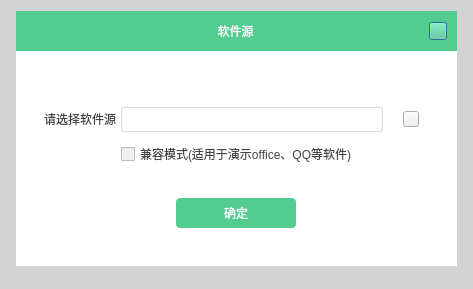
<?xml version="1.0" encoding="UTF-8"?>
<ui version="4.0">
 <class>softwareSourceDlg</class>
 <widget class="QDialog" name="softwareSourceDlg">
  <property name="geometry">
   <rect>
    <x>0</x>
    <y>0</y>
    <width>473</width>
    <height>289</height>
   </rect>
  </property>
  <property name="windowTitle">
   <string>Dialog</string>
  </property>
  <property name="styleSheet">
   <string notr="true">#softwareSourceDlg
{
background-color: rgb(211, 211, 211);
}</string>
  </property>
  <layout class="QGridLayout" name="gridLayout_7">
   <property name="leftMargin">
    <number>1</number>
   </property>
   <property name="topMargin">
    <number>1</number>
   </property>
   <property name="rightMargin">
    <number>1</number>
   </property>
   <property name="bottomMargin">
    <number>1</number>
   </property>
   <property name="spacing">
    <number>0</number>
   </property>
   <item row="1" column="0">
    <widget class="QLabel" name="label_4">
     <property name="minimumSize">
      <size>
       <width>15</width>
       <height>0</height>
      </size>
     </property>
     <property name="maximumSize">
      <size>
       <width>15</width>
       <height>16777215</height>
      </size>
     </property>
     <property name="styleSheet">
      <string notr="true">border-image: url(:/widget/img/widget/back.png) 6 352 18 0;
</string>
     </property>
     <property name="text">
      <string/>
     </property>
    </widget>
   </item>
   <item row="1" column="1">
    <widget class="CWidget" name="backWdg" native="true">
     <property name="styleSheet">
      <string notr="true">#backWdg
{
	background-color: rgb(255, 255, 255);
}</string>
     </property>
     <layout class="QGridLayout" name="gridLayout">
      <property name="leftMargin">
       <number>0</number>
      </property>
      <property name="topMargin">
       <number>0</number>
      </property>
      <property name="rightMargin">
       <number>0</number>
      </property>
      <property name="bottomMargin">
       <number>15</number>
      </property>
      <property name="spacing">
       <number>0</number>
      </property>
      <item row="0" column="0">
       <widget class="QWidget" name="widget_9" native="true">
        <property name="minimumSize">
         <size>
          <width>0</width>
          <height>40</height>
         </size>
        </property>
        <property name="maximumSize">
         <size>
          <width>16777215</width>
          <height>40</height>
         </size>
        </property>
        <property name="styleSheet">
         <string notr="true">background-color: rgb(82, 204, 144);
</string>
        </property>
        <layout class="QHBoxLayout" name="horizontalLayout_6">
         <property name="spacing">
          <number>0</number>
         </property>
         <property name="leftMargin">
          <number>10</number>
         </property>
         <property name="topMargin">
          <number>0</number>
         </property>
         <property name="rightMargin">
          <number>10</number>
         </property>
         <property name="bottomMargin">
          <number>0</number>
         </property>
         <item>
          <widget class="QLabel" name="dddd">
           <property name="minimumSize">
            <size>
             <width>16</width>
             <height>0</height>
            </size>
           </property>
           <property name="maximumSize">
            <size>
             <width>16</width>
             <height>16777215</height>
            </size>
           </property>
           <property name="text">
            <string/>
           </property>
          </widget>
         </item>
         <item>
          <widget class="QLabel" name="label">
           <property name="styleSheet">
            <string notr="true">color: rgb(255, 255, 255);
font: 16px &quot;微软雅黑&quot;;</string>
           </property>
           <property name="text">
            <string>软件源</string>
           </property>
           <property name="alignment">
            <set>Qt::AlignCenter</set>
           </property>
          </widget>
         </item>
         <item>
          <widget class="QPushButton" name="btnClose">
           <property name="minimumSize">
            <size>
             <width>18</width>
             <height>18</height>
            </size>
           </property>
           <property name="maximumSize">
            <size>
             <width>18</width>
             <height>18</height>
            </size>
           </property>
           <property name="styleSheet">
            <string notr="true">QPushButton{	
	border-image: url(:/Login/img/Login/close_green_Normal.png);
}

QPushButton:hover{		
	border-image: url(:/Login/img/Login/close_green_Click.png);
}

QPushButton:pressed{
	border-image: url(:/Login/img/Login/close_green_Normal.png);
}

QPussButton:disable{
	border-image: url(:/Login/img/Login/close_green_Normal.png);
}</string>
           </property>
           <property name="text">
            <string/>
           </property>
          </widget>
         </item>
        </layout>
       </widget>
      </item>
      <item row="1" column="0">
       <widget class="QWidget" name="widget" native="true">
        <property name="minimumSize">
         <size>
          <width>0</width>
          <height>36</height>
         </size>
        </property>
        <property name="maximumSize">
         <size>
          <width>16777215</width>
          <height>36</height>
         </size>
        </property>
        <property name="styleSheet">
         <string notr="true"/>
        </property>
        <layout class="QGridLayout" name="gridLayout_3">
         <property name="leftMargin">
          <number>0</number>
         </property>
         <property name="topMargin">
          <number>0</number>
         </property>
         <property name="rightMargin">
          <number>0</number>
         </property>
         <property name="bottomMargin">
          <number>0</number>
         </property>
         <property name="spacing">
          <number>0</number>
         </property>
        </layout>
       </widget>
      </item>
      <item row="2" column="0">
       <widget class="QWidget" name="widget_6" native="true">
        <property name="styleSheet">
         <string notr="true"/>
        </property>
        <layout class="QGridLayout" name="gridLayout_2">
         <property name="leftMargin">
          <number>18</number>
         </property>
         <property name="topMargin">
          <number>0</number>
         </property>
         <property name="rightMargin">
          <number>18</number>
         </property>
         <property name="bottomMargin">
          <number>0</number>
         </property>
         <property name="spacing">
          <number>0</number>
         </property>
         <item row="0" column="0">
          <widget class="QWidget" name="widget_7" native="true">
           <property name="styleSheet">
            <string notr="true"/>
           </property>
           <layout class="QGridLayout" name="gridLayout_4">
            <property name="leftMargin">
             <number>10</number>
            </property>
            <property name="topMargin">
             <number>20</number>
            </property>
            <property name="rightMargin">
             <number>20</number>
            </property>
            <property name="horizontalSpacing">
             <number>5</number>
            </property>
            <property name="verticalSpacing">
             <number>10</number>
            </property>
            <item row="2" column="1">
             <widget class="QCheckBox" name="ckb_compatible">
              <property name="enabled">
               <bool>false</bool>
              </property>
              <property name="styleSheet">
               <string notr="true">#ckb_compatible{
font: 12px &quot;微软雅黑&quot;;
color: rgb(68, 68, 68);
}</string>
              </property>
              <property name="text">
               <string>兼容模式(适用于演示office、QQ等软件)</string>
              </property>
             </widget>
            </item>
            <item row="1" column="1">
             <widget class="QWidget" name="widget_8" native="true">
              <property name="minimumSize">
               <size>
                <width>0</width>
                <height>25</height>
               </size>
              </property>
              <property name="maximumSize">
               <size>
                <width>16777215</width>
                <height>25</height>
               </size>
              </property>
              <property name="styleSheet">
               <string notr="true"/>
              </property>
              <layout class="QGridLayout" name="gridLayout_6">
               <property name="leftMargin">
                <number>0</number>
               </property>
               <property name="topMargin">
                <number>0</number>
               </property>
               <property name="rightMargin">
                <number>0</number>
               </property>
               <property name="bottomMargin">
                <number>0</number>
               </property>
               <property name="horizontalSpacing">
                <number>20</number>
               </property>
               <property name="verticalSpacing">
                <number>0</number>
               </property>
               <item row="0" column="0">
                <widget class="QComboBox" name="mCmbWindowList">
                 <property name="sizePolicy">
                  <sizepolicy hsizetype="Expanding" vsizetype="Fixed">
                   <horstretch>0</horstretch>
                   <verstretch>0</verstretch>
                  </sizepolicy>
                 </property>
                 <property name="minimumSize">
                  <size>
                   <width>0</width>
                   <height>25</height>
                  </size>
                 </property>
                 <property name="maximumSize">
                  <size>
                   <width>16777215</width>
                   <height>25</height>
                  </size>
                 </property>
                 <property name="styleSheet">
                  <string notr="true">
QComboBox {
font: 14px &quot;微软雅黑&quot;;
    border: 1px solid rgb(221, 221, 221);
    border-radius: 3px;
    padding: 1px 1px 1px 5px;
    background-color: rgb(255, 255, 255);
	color: rgb(68, 68, 68);
}

QComboBox::down-arrow {
	image: url(:/ctrl/img/ctrl/media_setting_down.png);

}
QComboBox::drop-down{
    border:0px;
}

QComboBox::up-arrow {
	image: url(:/ctrl/img/ctrl/media_setting_up.png);
}

QComboBox QAbstractItemView{
    outline: 0px;
    border-radius:4px;
	color: rgb(68, 68, 68);
	selection-background-color: rgb(82, 204, 144);
	selection-radius:4px;
	background-color: rgb(255, 255, 255);
	border-left:15px;
 border: 1px solid rgb(221, 221, 221);
}

/*滚动条样式 开始*/
QScrollBar:vertical
{
border-radius:4px;
width:6px;
background:rgba(255,255,255, 255);
margin:0px,0px,0px,0px;

}

QScrollBar::handle:vertical
{
background:rgba(210,210,210, 255);
border-radius:3px;
min-height:20;
border: 1px solid #D2D2D2;
}

QComboBox:!enabled {
    background-color: rgb(232, 232, 232);
    border: 1px solid rgb(210, 210, 210);
	color: rgb(153, 153, 153);
}
</string>
                 </property>
                </widget>
               </item>
               <item row="0" column="1">
                <widget class="QPushButton" name="btnFlush">
                 <property name="minimumSize">
                  <size>
                   <width>16</width>
                   <height>16</height>
                  </size>
                 </property>
                 <property name="maximumSize">
                  <size>
                   <width>16</width>
                   <height>16</height>
                  </size>
                 </property>
                 <property name="styleSheet">
                  <string notr="true">QPushButton{
border-image: url(:/button/img/button/Refresh_Normal.png);
}

QPushButton:hover{
border-image: url(:/button/img/button/Refresh_Click.png);
}

QPushButton:pressed{
border-image: url(:/button/img/button/Refresh_Normal.png);
}
</string>
                 </property>
                 <property name="text">
                  <string/>
                 </property>
                </widget>
               </item>
              </layout>
             </widget>
            </item>
            <item row="1" column="0">
             <widget class="QLabel" name="softwareList_Label">
              <property name="sizePolicy">
               <sizepolicy hsizetype="Fixed" vsizetype="Preferred">
                <horstretch>0</horstretch>
                <verstretch>0</verstretch>
               </sizepolicy>
              </property>
              <property name="minimumSize">
               <size>
                <width>0</width>
                <height>16</height>
               </size>
              </property>
              <property name="maximumSize">
               <size>
                <width>16777215</width>
                <height>16</height>
               </size>
              </property>
              <property name="styleSheet">
               <string notr="true">#softwareList_Label{
font: 14px &quot;微软雅黑&quot;;
color: rgb(68, 68, 68);
}</string>
              </property>
              <property name="text">
               <string>请选择软件源</string>
              </property>
             </widget>
            </item>
           </layout>
          </widget>
         </item>
        </layout>
       </widget>
      </item>
      <item row="3" column="0">
       <widget class="QWidget" name="widget_4" native="true">
        <layout class="QGridLayout" name="gridLayout_5">
         <property name="leftMargin">
          <number>9</number>
         </property>
         <item row="0" column="0">
          <widget class="QPushButton" name="saveBtn">
           <property name="minimumSize">
            <size>
             <width>120</width>
             <height>30</height>
            </size>
           </property>
           <property name="maximumSize">
            <size>
             <width>120</width>
             <height>30</height>
            </size>
           </property>
           <property name="styleSheet">
            <string notr="true">QPushButton{	
	color: rgb(255, 255, 255);
	border:0px;
	border-radius:4px;
	background-color: rgb(82, 204, 144);
}

QPushButton:hover{
	color: rgb(255, 255, 255);
	border:0px;
	border-radius:4px;
	background-color: rgb(52, 184, 119);
}

QPushButton:disable{
	color: rgb(255, 255, 255);
	border:0px;
	border-radius:4px;	
	background-color: rgb(99, 224, 162);
}

</string>
           </property>
           <property name="text">
            <string>确定</string>
           </property>
          </widget>
         </item>
        </layout>
       </widget>
      </item>
     </layout>
    </widget>
   </item>
   <item row="1" column="2">
    <widget class="QLabel" name="label_6">
     <property name="minimumSize">
      <size>
       <width>15</width>
       <height>0</height>
      </size>
     </property>
     <property name="maximumSize">
      <size>
       <width>15</width>
       <height>16777215</height>
      </size>
     </property>
     <property name="styleSheet">
      <string notr="true">border-image: url(:/widget/img/widget/back.png) 10 0 18 352;</string>
     </property>
     <property name="text">
      <string/>
     </property>
    </widget>
   </item>
   <item row="0" column="0" colspan="3">
    <widget class="QLabel" name="label_5">
     <property name="minimumSize">
      <size>
       <width>0</width>
       <height>10</height>
      </size>
     </property>
     <property name="maximumSize">
      <size>
       <width>16777215</width>
       <height>10</height>
      </size>
     </property>
     <property name="styleSheet">
      <string notr="true">border-image: url(:/widget/img/widget/back.png) 0 0 194 0;</string>
     </property>
     <property name="text">
      <string/>
     </property>
    </widget>
   </item>
   <item row="2" column="0" colspan="3">
    <widget class="QLabel" name="label_7">
     <property name="minimumSize">
      <size>
       <width>0</width>
       <height>22</height>
      </size>
     </property>
     <property name="maximumSize">
      <size>
       <width>16777215</width>
       <height>22</height>
      </size>
     </property>
     <property name="styleSheet">
      <string notr="true">border-image: url(:/widget/img/widget/back.png) 182 0 0 0;</string>
     </property>
     <property name="text">
      <string/>
     </property>
    </widget>
   </item>
  </layout>
 </widget>
 <customwidgets>
  <customwidget>
   <class>CWidget</class>
   <extends>QWidget</extends>
   <header>cwidget.h</header>
   <container>1</container>
  </customwidget>
 </customwidgets>
 <resources>
  <include location="../../VLive/VLive.qrc"/>
 </resources>
 <connections/>
</ui>
